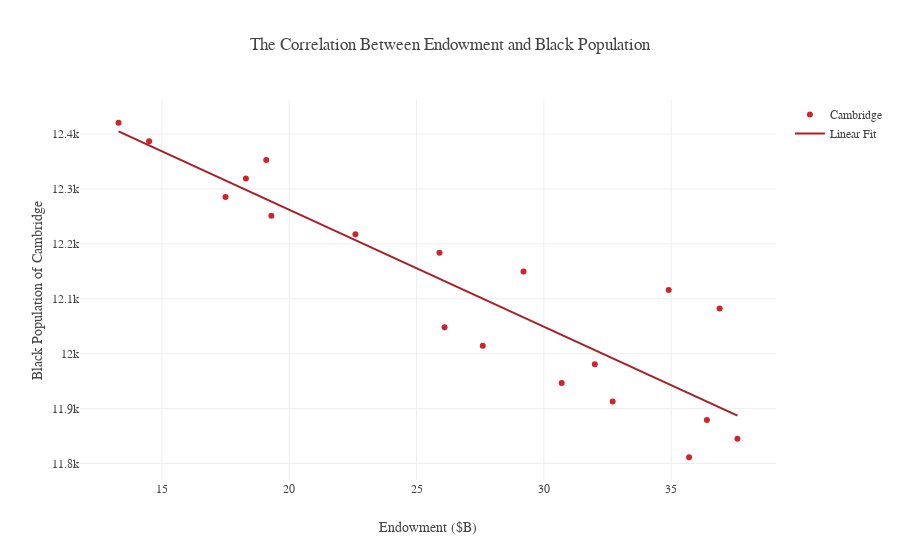

Write notebook code for a chart like this one.
### Code cell
endow_black = grapher(x, y, "Cambridge", "The Correlation Between Endowment and Black Population", "Black Population of Cambridge", "Endowment ($B)", "endow_black")
causal_endow_black = X.zplot(x='x', y='y', z=['z1', 'z2'], z_types={'z1': 'c', 'z2': 'c'}, kind='line', color="#D2232A")
fig = causal_endow_black.get_figure()
fig.set_size_inches(9, 5.5)
ax = plt.gca()
ax.set_frame_on(False)
ax.get_yaxis().set_visible(False)
ax.legend_.remove()

ax.set_title("The Controlled Correlation Between Endowment (Billions of Dollars) and Black Population", fontproperties=gotham_black, size=10, color="#595959")
ax.set_xlabel("Endowment", fontproperties=gotham_book, fontsize=10, color="#595959")
for tick in ax.get_xticklabels():
    tick.set_fontproperties(gotham_book)
    tick.set_fontsize(10)
    tick.set_color("#595959")

fig.savefig('images/black_endow.svg', format='svg', dpi=1200, bbox_inches='tight')

### Figure 1 — Plotly figure (JSON) as saved in the notebook; plotly's stock layout.template omitted (floating-point values rounded to 4 significant figures)
{"data": [{"marker": {"color": "#D2232A"}, "mode": "markers", "name": "Cambridge", "type": "scatter", "uid": "29723f4a-b4a0-11e8-b28c-f21898379586", "x": [13.3, 14.5, 19.1, 18.3, 17.5, 19.3, 22.6, 25.9, 29.2, 34.9, 36.9, 26.1, 27.6, 32, 30.7, 32.7, 36.4, 37.6, 35.7], "y": [12420.0, 12390.0, 12350.0, 12320.0, 12290.0, 12250.0, 12220.0, 12180.0, 12150.0, 12120.0, 12080.0, 12050.0, 12010.0, 11980.0, 11950.0, 11910.0, 11880.0, 11850.0, 11810.0]}, {"marker": {"color": "#AC1D23"}, "mode": "lines", "name": "Linear Fit", "type": "scatter", "uid": "2973bc62-b4a0-11e8-9f2e-f21898379586", "x": [13.3, 14.5, 19.1, 18.3, 17.5, 19.3, 22.6, 25.9, 29.2, 34.9, 36.9, 26.1, 27.6, 32, 30.7, 32.7, 36.4, 37.6, 35.7], "y": [12400.0, 12380.0, 12280.0, 12300.0, 12320.0, 12280.0, 12210.0, 12140.0, 12070.0, 11940.0, 11900.0, 12130.0, 12100.0, 12010.0, 12030.0, 11990.0, 11910.0, 11890.0, 11930.0]}], "layout": {"font": {"family": "Gotham", "size": 12}, "title": "The Correlation Between Endowment and Black Population", "xaxis": {"title": "Endowment ($B)"}, "yaxis": {"title": "Black Population of Cambridge"}}}
